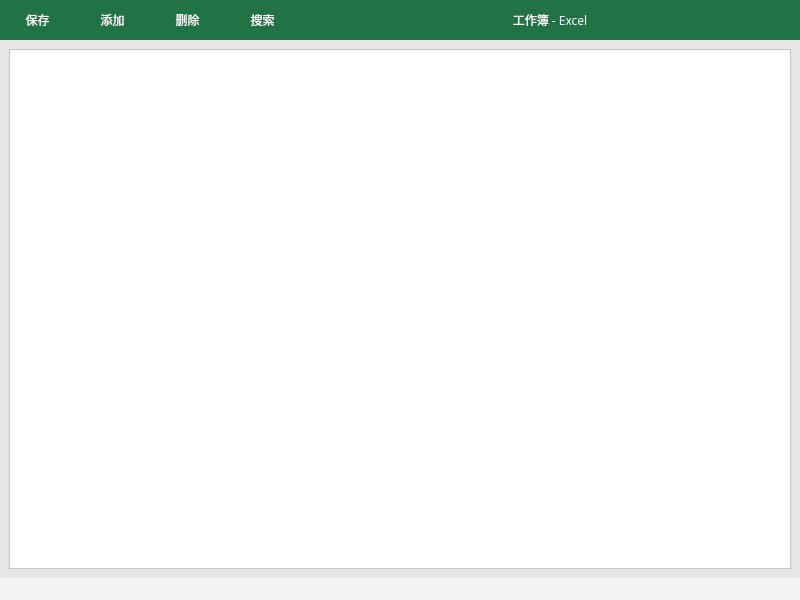
<?xml version="1.0" encoding="UTF-8"?>
<ui version="4.0">
 <class>main_form</class>
 <widget class="QMainWindow" name="main_form">
  <property name="geometry">
   <rect>
    <x>0</x>
    <y>0</y>
    <width>800</width>
    <height>600</height>
   </rect>
  </property>
  <property name="sizePolicy">
   <sizepolicy hsizetype="Fixed" vsizetype="Fixed">
    <horstretch>0</horstretch>
    <verstretch>0</verstretch>
   </sizepolicy>
  </property>
  <property name="windowTitle">
   <string>Excel Lite</string>
  </property>
  <property name="styleSheet">
   <string notr="true"/>
  </property>
  <widget class="QWidget" name="centralwidget">
   <property name="styleSheet">
    <string notr="true">font-family:Microsoft Yahei;</string>
   </property>
   <layout class="QGridLayout" name="gridLayout_4" rowstretch="0,0,0">
    <property name="leftMargin">
     <number>0</number>
    </property>
    <property name="topMargin">
     <number>0</number>
    </property>
    <property name="rightMargin">
     <number>0</number>
    </property>
    <property name="bottomMargin">
     <number>0</number>
    </property>
    <property name="spacing">
     <number>0</number>
    </property>
    <item row="0" column="0">
     <widget class="QWidget" name="widget_2" native="true">
      <property name="sizePolicy">
       <sizepolicy hsizetype="Expanding" vsizetype="Minimum">
        <horstretch>0</horstretch>
        <verstretch>0</verstretch>
       </sizepolicy>
      </property>
      <property name="minimumSize">
       <size>
        <width>0</width>
        <height>30</height>
       </size>
      </property>
      <property name="styleSheet">
       <string notr="true">background-color: rgb(33, 115, 70);
padding-top:0px;</string>
      </property>
      <layout class="QGridLayout" name="gridLayout_5" columnstretch="0,0">
       <property name="leftMargin">
        <number>0</number>
       </property>
       <property name="topMargin">
        <number>0</number>
       </property>
       <property name="rightMargin">
        <number>0</number>
       </property>
       <property name="bottomMargin">
        <number>0</number>
       </property>
       <property name="spacing">
        <number>0</number>
       </property>
       <item row="0" column="0">
        <widget class="QWidget" name="widget_3" native="true">
         <property name="sizePolicy">
          <sizepolicy hsizetype="Minimum" vsizetype="Fixed">
           <horstretch>0</horstretch>
           <verstretch>0</verstretch>
          </sizepolicy>
         </property>
         <property name="minimumSize">
          <size>
           <width>300</width>
           <height>20</height>
          </size>
         </property>
         <property name="styleSheet">
          <string notr="true">border-radius:0px;</string>
         </property>
         <layout class="QGridLayout" name="gridLayout_3">
          <property name="leftMargin">
           <number>0</number>
          </property>
          <property name="topMargin">
           <number>0</number>
          </property>
          <property name="rightMargin">
           <number>0</number>
          </property>
          <property name="bottomMargin">
           <number>0</number>
          </property>
          <property name="spacing">
           <number>0</number>
          </property>
          <item row="1" column="0">
           <widget class="QPushButton" name="btn_save">
            <property name="sizePolicy">
             <sizepolicy hsizetype="Minimum" vsizetype="Minimum">
              <horstretch>0</horstretch>
              <verstretch>40</verstretch>
             </sizepolicy>
            </property>
            <property name="minimumSize">
             <size>
              <width>0</width>
              <height>40</height>
             </size>
            </property>
            <property name="statusTip">
             <string>保存文档</string>
            </property>
            <property name="styleSheet">
             <string notr="true">QPushButton
{
	border-color: rgb(255, 255, 255);
	color: rgb(255, 255, 255);
}
QPushButton:hover
{
	background-color: rgb(14, 92, 47);
}
QPushButton:pressed
{
	color: rgb(33, 115, 70);
	background-color: rgb(243, 243, 243);
}</string>
            </property>
            <property name="text">
             <string>保存</string>
            </property>
           </widget>
          </item>
          <item row="1" column="1">
           <widget class="QPushButton" name="btn_add">
            <property name="sizePolicy">
             <sizepolicy hsizetype="Minimum" vsizetype="Minimum">
              <horstretch>0</horstretch>
              <verstretch>40</verstretch>
             </sizepolicy>
            </property>
            <property name="minimumSize">
             <size>
              <width>0</width>
              <height>40</height>
             </size>
            </property>
            <property name="statusTip">
             <string>添加一条数据</string>
            </property>
            <property name="styleSheet">
             <string notr="true">QPushButton
{
	border-color: rgb(255, 255, 255);
	color: rgb(255, 255, 255);
}
QPushButton:hover
{
	background-color: rgb(14, 92, 47);
}
QPushButton:pressed
{
	color: rgb(33, 115, 70);
	background-color: rgb(243, 243, 243);
}</string>
            </property>
            <property name="text">
             <string>添加</string>
            </property>
           </widget>
          </item>
          <item row="1" column="3">
           <widget class="QPushButton" name="btn_search">
            <property name="sizePolicy">
             <sizepolicy hsizetype="Minimum" vsizetype="Minimum">
              <horstretch>0</horstretch>
              <verstretch>40</verstretch>
             </sizepolicy>
            </property>
            <property name="minimumSize">
             <size>
              <width>0</width>
              <height>40</height>
             </size>
            </property>
            <property name="statusTip">
             <string>搜索文档</string>
            </property>
            <property name="styleSheet">
             <string notr="true">QPushButton
{
	border-color: rgb(255, 255, 255);
	color: rgb(255, 255, 255);
}
QPushButton:hover
{
	background-color: rgb(14, 92, 47);
}
QPushButton:pressed
{
	color: rgb(33, 115, 70);
	background-color: rgb(243, 243, 243);
}</string>
            </property>
            <property name="text">
             <string>搜索</string>
            </property>
           </widget>
          </item>
          <item row="1" column="2">
           <widget class="QPushButton" name="btn_del">
            <property name="sizePolicy">
             <sizepolicy hsizetype="Minimum" vsizetype="Minimum">
              <horstretch>0</horstretch>
              <verstretch>40</verstretch>
             </sizepolicy>
            </property>
            <property name="minimumSize">
             <size>
              <width>0</width>
              <height>40</height>
             </size>
            </property>
            <property name="styleSheet">
             <string notr="true">QPushButton
{
	border-color: rgb(255, 255, 255);
	color: rgb(255, 255, 255);
}
QPushButton:hover
{
	background-color: rgb(14, 92, 47);
}
QPushButton:pressed
{
	color: rgb(33, 115, 70);
	background-color: rgb(243, 243, 243);
}</string>
            </property>
            <property name="text">
             <string>删除</string>
            </property>
           </widget>
          </item>
         </layout>
        </widget>
       </item>
       <item row="0" column="1">
        <widget class="QLabel" name="lb_title">
         <property name="sizePolicy">
          <sizepolicy hsizetype="Expanding" vsizetype="Preferred">
           <horstretch>0</horstretch>
           <verstretch>0</verstretch>
          </sizepolicy>
         </property>
         <property name="statusTip">
          <string>文档标题</string>
         </property>
         <property name="styleSheet">
          <string notr="true">color: rgb(255, 255, 255);</string>
         </property>
         <property name="text">
          <string>工作簿 - Excel</string>
         </property>
         <property name="alignment">
          <set>Qt::AlignCenter</set>
         </property>
        </widget>
       </item>
      </layout>
     </widget>
    </item>
    <item row="2" column="0">
     <widget class="QWidget" name="widget_4" native="true">
      <property name="styleSheet">
       <string notr="true">background-color: rgb(230, 230, 230);</string>
      </property>
      <layout class="QGridLayout" name="gridLayout">
       <property name="topMargin">
        <number>9</number>
       </property>
       <item row="0" column="0">
        <widget class="QTableView" name="tv_content">
         <property name="statusTip">
          <string>文档内容</string>
         </property>
         <property name="styleSheet">
          <string notr="true">background-color: rgb(255, 255, 255);
border-bottom:1px solid #D4D4D4;</string>
         </property>
        </widget>
       </item>
      </layout>
     </widget>
    </item>
    <item row="1" column="0">
     <widget class="QWidget" name="wg_search" native="true">
      <property name="sizePolicy">
       <sizepolicy hsizetype="Preferred" vsizetype="Ignored">
        <horstretch>0</horstretch>
        <verstretch>0</verstretch>
       </sizepolicy>
      </property>
      <property name="minimumSize">
       <size>
        <width>0</width>
        <height>0</height>
       </size>
      </property>
      <property name="styleSheet">
       <string notr="true">background-color: rgb(243, 243, 243);
border-bottom:1px solid #D2D2D2;</string>
      </property>
      <layout class="QGridLayout" name="gridLayout_2">
       <item row="0" column="1">
        <widget class="QLineEdit" name="le_keyword">
         <property name="statusTip">
          <string>搜索关键字</string>
         </property>
         <property name="styleSheet">
          <string notr="true">background-color: rgb(255, 255, 255);
border:1px solid #C6C6C6;</string>
         </property>
        </widget>
       </item>
       <item row="0" column="2">
        <widget class="QPushButton" name="btn_begin_search">
         <property name="sizePolicy">
          <sizepolicy hsizetype="Minimum" vsizetype="Minimum">
           <horstretch>0</horstretch>
           <verstretch>0</verstretch>
          </sizepolicy>
         </property>
         <property name="minimumSize">
          <size>
           <width>100</width>
           <height>0</height>
          </size>
         </property>
         <property name="statusTip">
          <string>执行搜索</string>
         </property>
         <property name="styleSheet">
          <string notr="true">QPushButton
{
	border-radius:0px;
	background-color: rgb(225, 225, 225);
	border-bottom:0px;
}
QPushButton:hover
{
	background-color: rgb(198, 198, 198);
	border-color: rgb(150, 150, 150);
	border-bottom:0px;
}
QPushButton:pressed
{
	background-color: rgb(177, 177, 177);
	border-bottom:0px;
}</string>
         </property>
         <property name="text">
          <string>搜索</string>
         </property>
        </widget>
       </item>
       <item row="0" column="0">
        <widget class="QLabel" name="label_2">
         <property name="styleSheet">
          <string notr="true">border-bottom:0px;</string>
         </property>
         <property name="text">
          <string>查找内容：</string>
         </property>
        </widget>
       </item>
      </layout>
     </widget>
    </item>
   </layout>
  </widget>
  <widget class="QStatusBar" name="statusbar">
   <property name="styleSheet">
    <string notr="true">background-color: rgb(243, 243, 243);</string>
   </property>
  </widget>
 </widget>
 <resources/>
 <connections/>
</ui>
